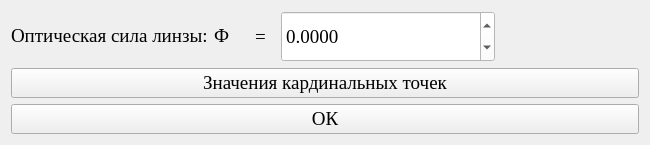
<?xml version="1.0" encoding="UTF-8"?>
<ui version="4.0">
 <class>Form</class>
 <widget class="QWidget" name="Form">
  <property name="geometry">
   <rect>
    <x>0</x>
    <y>0</y>
    <width>650</width>
    <height>145</height>
   </rect>
  </property>
  <property name="minimumSize">
   <size>
    <width>650</width>
    <height>145</height>
   </size>
  </property>
  <property name="maximumSize">
   <size>
    <width>650</width>
    <height>145</height>
   </size>
  </property>
  <property name="windowTitle">
   <string>Определение кардинальных элементов и оптической силы толстой выпукло-вогнутой линзы</string>
  </property>
  <property name="styleSheet">
   <string notr="true"/>
  </property>
  <layout class="QGridLayout" name="gridLayout" rowstretch="1,1,1">
   <item row="0" column="0">
    <layout class="QGridLayout" name="gridLayout_17">
     <item row="0" column="2">
      <widget class="QLabel" name="label_34">
       <property name="minimumSize">
        <size>
         <width>20</width>
         <height>0</height>
        </size>
       </property>
       <property name="maximumSize">
        <size>
         <width>20</width>
         <height>16777215</height>
        </size>
       </property>
       <property name="font">
        <font>
         <family>Times New Roman</family>
         <pointsize>14</pointsize>
        </font>
       </property>
       <property name="text">
        <string>=</string>
       </property>
      </widget>
     </item>
     <item row="0" column="3">
      <widget class="QDoubleSpinBox" name="doubleSpinBox_9">
       <property name="enabled">
        <bool>false</bool>
       </property>
       <property name="minimumSize">
        <size>
         <width>214</width>
         <height>25</height>
        </size>
       </property>
       <property name="maximumSize">
        <size>
         <width>16777215</width>
         <height>220</height>
        </size>
       </property>
       <property name="font">
        <font>
         <family>Times New Roman</family>
         <pointsize>14</pointsize>
        </font>
       </property>
       <property name="styleSheet">
        <string notr="true">color: black; background-color: white;</string>
       </property>
       <property name="decimals">
        <number>4</number>
       </property>
       <property name="minimum">
        <double>-999999999.000000000000000</double>
       </property>
       <property name="maximum">
        <double>999999999.000000000000000</double>
       </property>
       <property name="singleStep">
        <double>0.001000000000000</double>
       </property>
       <property name="value">
        <double>0.000000000000000</double>
       </property>
      </widget>
     </item>
     <item row="0" column="0">
      <widget class="QLabel" name="label_36">
       <property name="minimumSize">
        <size>
         <width>100</width>
         <height>0</height>
        </size>
       </property>
       <property name="maximumSize">
        <size>
         <width>16777215</width>
         <height>16777215</height>
        </size>
       </property>
       <property name="font">
        <font>
         <family>Times New Roman</family>
         <pointsize>14</pointsize>
        </font>
       </property>
       <property name="text">
        <string>&lt;html&gt;&lt;head/&gt;&lt;body&gt;&lt;p&gt;Оптическая сила линзы:&lt;/p&gt;&lt;/body&gt;&lt;/html&gt;</string>
       </property>
      </widget>
     </item>
     <item row="0" column="4">
      <widget class="QLabel" name="label_35">
       <property name="minimumSize">
        <size>
         <width>60</width>
         <height>0</height>
        </size>
       </property>
       <property name="maximumSize">
        <size>
         <width>16777215</width>
         <height>16777215</height>
        </size>
       </property>
       <property name="font">
        <font>
         <family>Times New Roman</family>
         <pointsize>14</pointsize>
        </font>
       </property>
       <property name="text">
        <string/>
       </property>
      </widget>
     </item>
     <item row="0" column="1">
      <widget class="QLabel" name="label_37">
       <property name="minimumSize">
        <size>
         <width>35</width>
         <height>0</height>
        </size>
       </property>
       <property name="maximumSize">
        <size>
         <width>35</width>
         <height>16777215</height>
        </size>
       </property>
       <property name="font">
        <font>
         <family>Times New Roman</family>
         <pointsize>14</pointsize>
        </font>
       </property>
       <property name="text">
        <string>&lt;html&gt;&lt;head/&gt;&lt;body&gt;&lt;p&gt;&lt;span style=&quot; font-size:14pt;&quot;&gt;Ф&lt;/span&gt;&lt;/p&gt;&lt;/body&gt;&lt;/html&gt;</string>
       </property>
      </widget>
     </item>
    </layout>
   </item>
   <item row="1" column="0">
    <widget class="QPushButton" name="pushButton_2">
     <property name="font">
      <font>
       <family>Times New Roman</family>
       <pointsize>14</pointsize>
      </font>
     </property>
     <property name="styleSheet">
      <string notr="true"/>
     </property>
     <property name="text">
      <string>Значения кардинальных точек</string>
     </property>
    </widget>
   </item>
   <item row="2" column="0">
    <widget class="QPushButton" name="pushButton">
     <property name="font">
      <font>
       <family>Times New Roman</family>
       <pointsize>14</pointsize>
      </font>
     </property>
     <property name="styleSheet">
      <string notr="true"/>
     </property>
     <property name="text">
      <string>ОК</string>
     </property>
    </widget>
   </item>
  </layout>
 </widget>
 <resources/>
 <connections/>
</ui>
